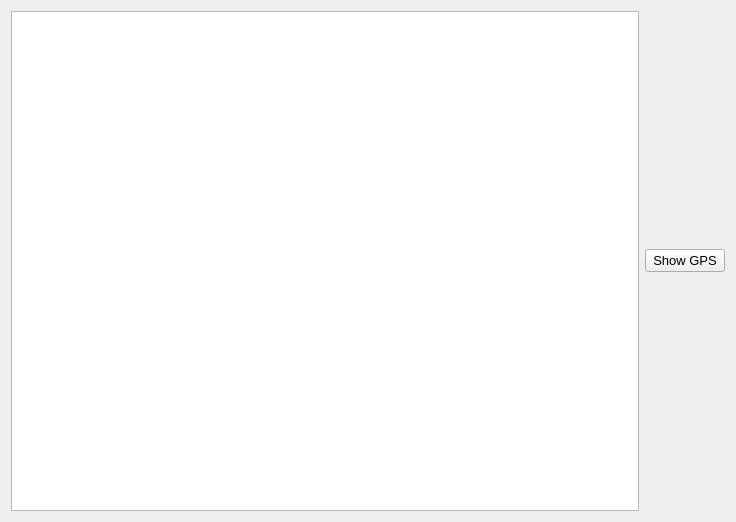
<?xml version="1.0" encoding="UTF-8"?>
<ui version="4.0">
 <class>General</class>
 <widget class="QWidget" name="General">
  <property name="geometry">
   <rect>
    <x>0</x>
    <y>0</y>
    <width>736</width>
    <height>522</height>
   </rect>
  </property>
  <property name="windowTitle">
   <string>General</string>
  </property>
  <property name="windowIcon">
   <iconset>
    <normalon>icons/viewer.png</normalon>
   </iconset>
  </property>
  <layout class="QHBoxLayout" name="horizontalLayout">
   <item>
    <widget class="QTreeWidget" name="general_info">
     <property name="minimumSize">
      <size>
       <width>600</width>
       <height>500</height>
      </size>
     </property>
     <attribute name="headerVisible">
      <bool>false</bool>
     </attribute>
     <column>
      <property name="text">
       <string notr="true">1</string>
      </property>
     </column>
    </widget>
   </item>
   <item>
    <widget class="QPushButton" name="GPS">
     <property name="font">
      <font>
       <pointsize>10</pointsize>
      </font>
     </property>
     <property name="text">
      <string>Show GPS</string>
     </property>
     <property name="icon">
      <iconset>
       <normalon>icons/map.png</normalon>
      </iconset>
     </property>
    </widget>
   </item>
  </layout>
 </widget>
 <resources/>
 <connections/>
</ui>
